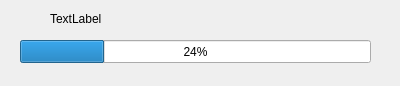
<?xml version="1.0" encoding="UTF-8"?>
<ui version="4.0">
 <class>ConnectingDialog</class>
 <widget class="QDialog" name="ConnectingDialog">
  <property name="geometry">
   <rect>
    <x>0</x>
    <y>0</y>
    <width>400</width>
    <height>86</height>
   </rect>
  </property>
  <property name="windowTitle">
   <string>Dialog</string>
  </property>
  <widget class="QProgressBar" name="progressBar">
   <property name="geometry">
    <rect>
     <x>20</x>
     <y>40</y>
     <width>351</width>
     <height>23</height>
    </rect>
   </property>
   <property name="value">
    <number>24</number>
   </property>
  </widget>
  <widget class="QLabel" name="label">
   <property name="geometry">
    <rect>
     <x>50</x>
     <y>10</y>
     <width>59</width>
     <height>17</height>
    </rect>
   </property>
   <property name="text">
    <string>TextLabel</string>
   </property>
  </widget>
 </widget>
 <resources/>
 <connections/>
</ui>
